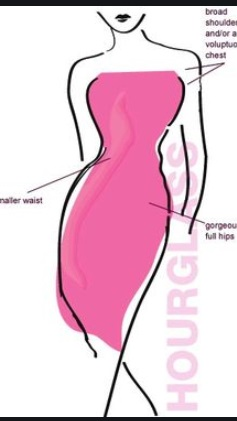
%> input picture simulated_image_1.jpg, 237 x 421 px
$ octave preprocessing_edge.m   (GNU Octave 9; MATLAB toolbox functions it lacks are replaced by stand-ins)
%> lines starting %> are read from the running program, lines starting %| are printed output that depends on the picture; in (x1, y1, x2, y2) boxes, pixels count from 0 and x2, y2 are one past the last pixel; in counts of white or black regions, pixels touching at a corner belong together; the program's own positions count from 1
clc
clear all
addpath(genpath(pwd))
folder='C:\Users\kamru\OneDrive - Texas Tech University\Desktop\Fall 2020\Smartfit Algorithm\';
%%
    I=imread(strcat(folder, 'simulated_image_1', '.jpg'));
%> I is the input picture: size 421x237x3 uint8; mean R, G, B 234.7, 204.3, 218.3
    I2=rgb2gray(I);
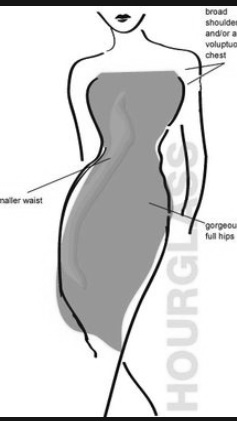
%> I2: size 421x237 uint8; min 0, max 255, mean 215
    I3=uint8(edge(I2));
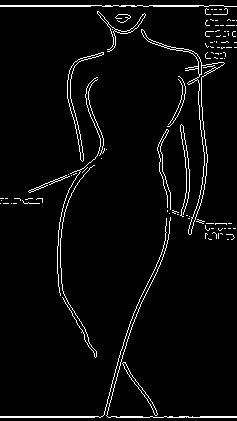
%> I3: size 421x237 uint8; values 0 (black) and 1 (white), 3.9% white in thin lines or dots
    I3_smooth=imgaussfilt(I3, 0.5);
    imshow(I3_smooth, []);

% [5 lines of commented-out code are left out]


    %%
%> (the run ends here)

$ run again, with smoothed_2.jpg copied over simulated_image_1.jpg
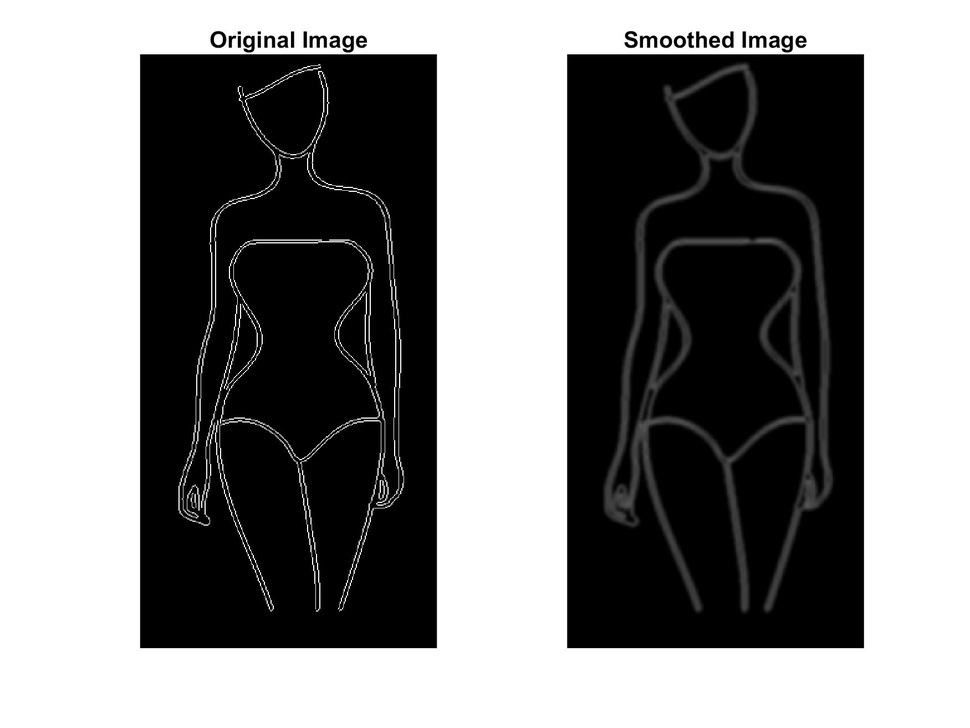
%> input picture smoothed_2.jpg, 970 x 728 px, shrunk from 1750 x 1313 before the run
%> I is the input picture: size 728x970x3 uint8; min 0, max 255, mean 130.8
%> `I3=uint8(edge(I2));`:
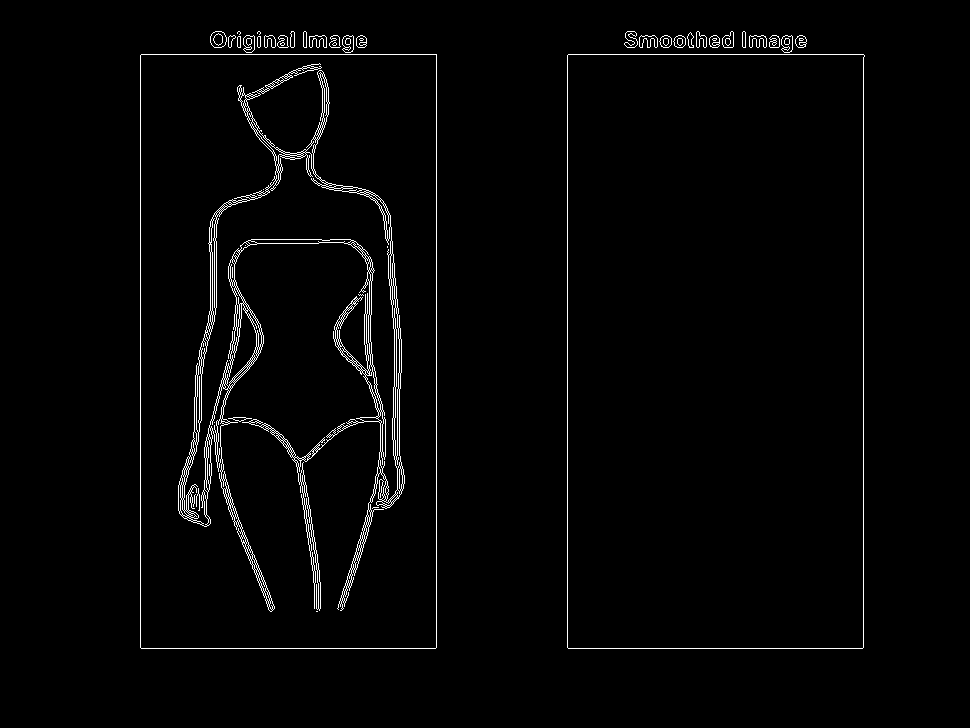
%> I3: size 728x970 uint8; values 0 (black) and 1 (white), 2% white in thin lines or dots, all inside (x1, y1, x2, y2) = (140, 31, 865, 649)
